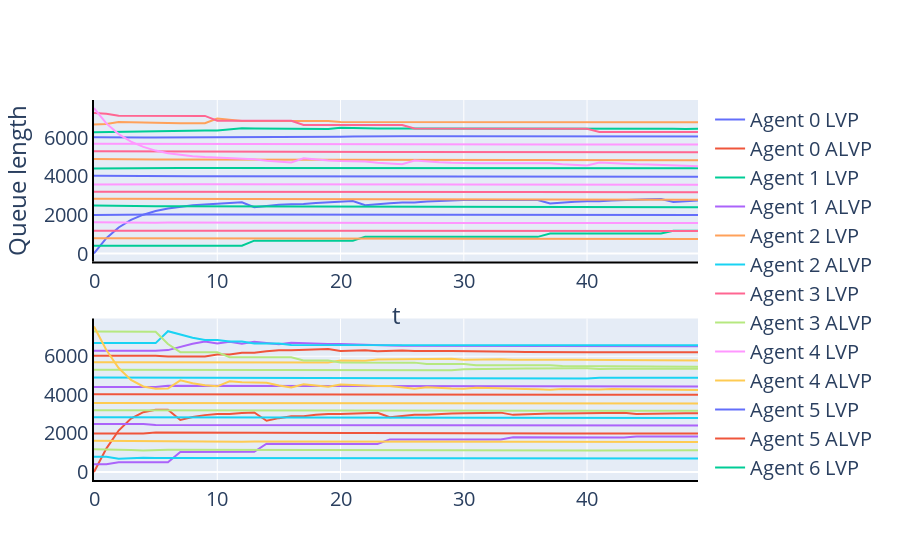

Here is the notebook cell this chart was saved with:
### Code cell
layout = go.Layout(plot_bgcolor='rgba(0,0,0,0)')
fig = make_subplots(rows=2, cols=1)
alg_alvp = list(res.values())[0]

for i in range(num_agents):
    sequence = [j[i] for j in alg_lvp.sequence_2]
    fig.add_trace(go.Scatter(y=sequence,
          
                             x=list(range(len(sequence))),
                                         name=f"Agent {i} LVP",
                                         mode="lines"),
                 row=1, col=1)
    
    sequence = [j[i] for j in alg_alvp.sequence_2]
    fig.add_trace(go.Scatter(y=sequence,
                                         x=list(range(len(sequence))),
                                         name=f"Agent {i} ALVP",
                                         mode="lines"),
                 row=2, col=1)
            
fig.update_layout(
    xaxis_title="t",
    yaxis_title="Queue length",
    font = dict(size = 20),
    # width=800,
    height=600,
)
fig.update_xaxes(showline=True, linewidth=2, linecolor='black', gridcolor='white')
fig.update_yaxes(showline=True, linewidth=2, linecolor='black', gridcolor='white')
fig.show()
